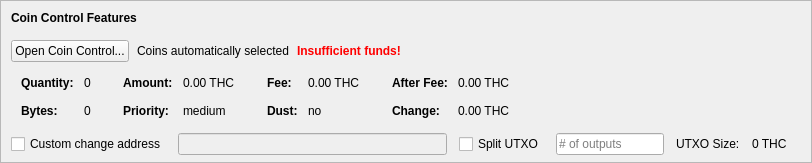
    <widget class="QFrame" name="frameCoinControl">
     <property name="sizePolicy">
      <sizepolicy hsizetype="Expanding" vsizetype="Expanding">
       <horstretch>0</horstretch>
       <verstretch>0</verstretch>
      </sizepolicy>
     </property>
     <property name="maximumSize">
      <size>
       <width>16777215</width>
       <height>16777215</height>
      </size>
     </property>
     <property name="frameShape">
      <enum>QFrame::StyledPanel</enum>
     </property>
     <property name="frameShadow">
      <enum>QFrame::Sunken</enum>
     </property>
     <layout class="QVBoxLayout" name="verticalLayoutCoinControl2">
      <property name="spacing">
       <number>0</number>
      </property>
      <property name="leftMargin">
       <number>0</number>
      </property>
      <property name="topMargin">
       <number>0</number>
      </property>
      <property name="rightMargin">
       <number>0</number>
      </property>
      <property name="bottomMargin">
       <number>6</number>
      </property>
      <item>
       <layout class="QVBoxLayout" name="verticalLayoutCoinControl" stretch="0,0,0,0,1">
        <property name="spacing">
         <number>0</number>
        </property>
        <property name="leftMargin">
         <number>10</number>
        </property>
        <property name="topMargin">
         <number>10</number>
        </property>
        <item>
         <layout class="QHBoxLayout" name="horizontalLayoutCoinControl1">
          <property name="bottomMargin">
           <number>15</number>
          </property>
          <item>
           <widget class="QLabel" name="labelCoinControlFeatures">
            <property name="sizePolicy">
             <sizepolicy hsizetype="Preferred" vsizetype="Maximum">
              <horstretch>0</horstretch>
              <verstretch>0</verstretch>
             </sizepolicy>
            </property>
            <property name="font">
             <font>
              <weight>75</weight>
              <bold>true</bold>
             </font>
            </property>
            <property name="styleSheet">
             <string notr="true">font-weight:bold;</string>
            </property>
            <property name="text">
             <string>Coin Control Features</string>
            </property>
           </widget>
          </item>
         </layout>
        </item>
        <item>
         <layout class="QHBoxLayout" name="horizontalLayoutCoinControl2" stretch="0,0,0,0">
          <property name="spacing">
           <number>8</number>
          </property>
          <property name="bottomMargin">
           <number>10</number>
          </property>
          <item>
           <widget class="QPushButton" name="pushButtonCoinControl">
            <property name="styleSheet">
             <string notr="true"/>
            </property>
            <property name="text">
             <string>Open Coin Control...</string>
            </property>
            <property name="autoDefault">
             <bool>false</bool>
            </property>
           </widget>
          </item>
          <item>
           <widget class="QLabel" name="labelCoinControlAutomaticallySelected">
            <property name="text">
             <string>Coins automatically selected</string>
            </property>
            <property name="margin">
             <number>5</number>
            </property>
           </widget>
          </item>
          <item>
           <widget class="QLabel" name="labelCoinControlInsuffFunds">
            <property name="font">
             <font>
              <weight>75</weight>
              <bold>true</bold>
             </font>
            </property>
            <property name="styleSheet">
             <string notr="true">color:red;font-weight:bold;</string>
            </property>
            <property name="text">
             <string>Insufficient funds!</string>
            </property>
            <property name="margin">
             <number>5</number>
            </property>
           </widget>
          </item>
          <item>
           <spacer name="horizontalSpacerCoinControl">
            <property name="orientation">
             <enum>Qt::Horizontal</enum>
            </property>
            <property name="sizeHint" stdset="0">
             <size>
              <width>40</width>
              <height>1</height>
             </size>
            </property>
           </spacer>
          </item>
         </layout>
        </item>
        <item>
         <widget class="QWidget" name="widgetCoinControl" native="true">
          <property name="sizePolicy">
           <sizepolicy hsizetype="Preferred" vsizetype="Preferred">
            <horstretch>0</horstretch>
            <verstretch>0</verstretch>
           </sizepolicy>
          </property>
          <property name="minimumSize">
           <size>
            <width>0</width>
            <height>0</height>
           </size>
          </property>
          <property name="styleSheet">
           <string notr="true"/>
          </property>
          <layout class="QHBoxLayout" name="horizontalLayoutCoinControl5">
           <property name="leftMargin">
            <number>0</number>
           </property>
           <property name="topMargin">
            <number>0</number>
           </property>
           <property name="rightMargin">
            <number>0</number>
           </property>
           <property name="bottomMargin">
            <number>0</number>
           </property>
           <item>
            <layout class="QHBoxLayout" name="horizontalLayoutCoinControl3" stretch="0,0,0,1">
             <property name="spacing">
              <number>20</number>
             </property>
             <property name="topMargin">
              <number>0</number>
             </property>
             <property name="bottomMargin">
              <number>10</number>
             </property>
             <item>
              <layout class="QFormLayout" name="formLayoutCoinControl1">
               <property name="horizontalSpacing">
                <number>10</number>
               </property>
               <property name="verticalSpacing">
                <number>14</number>
               </property>
               <property name="leftMargin">
                <number>10</number>
               </property>
               <property name="topMargin">
                <number>4</number>
               </property>
               <property name="rightMargin">
                <number>6</number>
               </property>
               <item row="0" column="0">
                <widget class="QLabel" name="labelCoinControlQuantityText">
                 <property name="font">
                  <font>
                   <weight>75</weight>
                   <bold>true</bold>
                  </font>
                 </property>
                 <property name="text">
                  <string>Quantity:</string>
                 </property>
                 <property name="margin">
                  <number>0</number>
                 </property>
                </widget>
               </item>
               <item row="0" column="1">
                <widget class="QLabel" name="labelCoinControlQuantity">
                 <property name="cursor">
                  <cursorShape>IBeamCursor</cursorShape>
                 </property>
                 <property name="contextMenuPolicy">
                  <enum>Qt::ActionsContextMenu</enum>
                 </property>
                 <property name="text">
                  <string notr="true">0</string>
                 </property>
                 <property name="margin">
                  <number>0</number>
                 </property>
                 <property name="textInteractionFlags">
                  <set>Qt::LinksAccessibleByMouse|Qt::TextSelectableByKeyboard|Qt::TextSelectableByMouse</set>
                 </property>
                </widget>
               </item>
               <item row="1" column="0">
                <widget class="QLabel" name="labelCoinControlBytesText">
                 <property name="font">
                  <font>
                   <weight>75</weight>
                   <bold>true</bold>
                  </font>
                 </property>
                 <property name="text">
                  <string>Bytes:</string>
                 </property>
                </widget>
               </item>
               <item row="1" column="1">
                <widget class="QLabel" name="labelCoinControlBytes">
                 <property name="cursor">
                  <cursorShape>IBeamCursor</cursorShape>
                 </property>
                 <property name="contextMenuPolicy">
                  <enum>Qt::ActionsContextMenu</enum>
                 </property>
                 <property name="text">
                  <string notr="true">0</string>
                 </property>
                 <property name="textInteractionFlags">
                  <set>Qt::LinksAccessibleByMouse|Qt::TextSelectableByKeyboard|Qt::TextSelectableByMouse</set>
                 </property>
                </widget>
               </item>
              </layout>
             </item>
             <item>
              <layout class="QFormLayout" name="formLayoutCoinControl2">
               <property name="horizontalSpacing">
                <number>10</number>
               </property>
               <property name="verticalSpacing">
                <number>14</number>
               </property>
               <property name="leftMargin">
                <number>6</number>
               </property>
               <property name="topMargin">
                <number>4</number>
               </property>
               <property name="rightMargin">
                <number>6</number>
               </property>
               <item row="0" column="0">
                <widget class="QLabel" name="labelCoinControlAmountText">
                 <property name="font">
                  <font>
                   <weight>75</weight>
                   <bold>true</bold>
                  </font>
                 </property>
                 <property name="text">
                  <string>Amount:</string>
                 </property>
                 <property name="margin">
                  <number>0</number>
                 </property>
                </widget>
               </item>
               <item row="0" column="1">
                <widget class="QLabel" name="labelCoinControlAmount">
                 <property name="cursor">
                  <cursorShape>IBeamCursor</cursorShape>
                 </property>
                 <property name="contextMenuPolicy">
                  <enum>Qt::ActionsContextMenu</enum>
                 </property>
                 <property name="text">
                  <string notr="true">0.00 THC</string>
                 </property>
                 <property name="textInteractionFlags">
                  <set>Qt::LinksAccessibleByMouse|Qt::TextSelectableByKeyboard|Qt::TextSelectableByMouse</set>
                 </property>
                </widget>
               </item>
               <item row="1" column="0">
                <widget class="QLabel" name="labelCoinControlPriorityText">
                 <property name="font">
                  <font>
                   <weight>75</weight>
                   <bold>true</bold>
                  </font>
                 </property>
                 <property name="text">
                  <string>Priority:</string>
                 </property>
                </widget>
               </item>
               <item row="1" column="1">
                <widget class="QLabel" name="labelCoinControlPriority">
                 <property name="cursor">
                  <cursorShape>IBeamCursor</cursorShape>
                 </property>
                 <property name="contextMenuPolicy">
                  <enum>Qt::ActionsContextMenu</enum>
                 </property>
                 <property name="text">
                  <string>medium</string>
                 </property>
                 <property name="textInteractionFlags">
                  <set>Qt::LinksAccessibleByMouse|Qt::TextSelectableByKeyboard|Qt::TextSelectableByMouse</set>
                 </property>
                </widget>
               </item>
              </layout>
             </item>
             <item>
              <layout class="QFormLayout" name="formLayoutCoinControl3">
               <property name="horizontalSpacing">
                <number>10</number>
               </property>
               <property name="verticalSpacing">
                <number>14</number>
               </property>
               <property name="leftMargin">
                <number>6</number>
               </property>
               <property name="topMargin">
                <number>4</number>
               </property>
               <property name="rightMargin">
                <number>6</number>
               </property>
               <item row="0" column="0">
                <widget class="QLabel" name="labelCoinControlFeeText">
                 <property name="font">
                  <font>
                   <weight>75</weight>
                   <bold>true</bold>
                  </font>
                 </property>
                 <property name="text">
                  <string>Fee:</string>
                 </property>
                 <property name="margin">
                  <number>0</number>
                 </property>
                </widget>
               </item>
               <item row="0" column="1">
                <widget class="QLabel" name="labelCoinControlFee">
                 <property name="cursor">
                  <cursorShape>IBeamCursor</cursorShape>
                 </property>
                 <property name="contextMenuPolicy">
                  <enum>Qt::ActionsContextMenu</enum>
                 </property>
                 <property name="text">
                  <string notr="true">0.00 THC</string>
                 </property>
                 <property name="textInteractionFlags">
                  <set>Qt::LinksAccessibleByMouse|Qt::TextSelectableByKeyboard|Qt::TextSelectableByMouse</set>
                 </property>
                </widget>
               </item>
               <item row="1" column="0">
                <widget class="QLabel" name="labelCoinControlLowOutputText">
                 <property name="font">
                  <font>
                   <weight>75</weight>
                   <bold>true</bold>
                  </font>
                 </property>
                 <property name="text">
                  <string>Dust:</string>
                 </property>
                </widget>
               </item>
               <item row="1" column="1">
                <widget class="QLabel" name="labelCoinControlLowOutput">
                 <property name="cursor">
                  <cursorShape>IBeamCursor</cursorShape>
                 </property>
                 <property name="contextMenuPolicy">
                  <enum>Qt::ActionsContextMenu</enum>
                 </property>
                 <property name="text">
                  <string>no</string>
                 </property>
                 <property name="textInteractionFlags">
                  <set>Qt::LinksAccessibleByMouse|Qt::TextSelectableByKeyboard|Qt::TextSelectableByMouse</set>
                 </property>
                </widget>
               </item>
              </layout>
             </item>
             <item>
              <layout class="QFormLayout" name="formLayoutCoinControl4">
               <property name="horizontalSpacing">
                <number>10</number>
               </property>
               <property name="verticalSpacing">
                <number>14</number>
               </property>
               <property name="leftMargin">
                <number>6</number>
               </property>
               <property name="topMargin">
                <number>4</number>
               </property>
               <property name="rightMargin">
                <number>6</number>
               </property>
               <item row="0" column="0">
                <widget class="QLabel" name="labelCoinControlAfterFeeText">
                 <property name="font">
                  <font>
                   <weight>75</weight>
                   <bold>true</bold>
                  </font>
                 </property>
                 <property name="text">
                  <string>After Fee:</string>
                 </property>
                 <property name="margin">
                  <number>0</number>
                 </property>
                </widget>
               </item>
               <item row="0" column="1">
                <widget class="QLabel" name="labelCoinControlAfterFee">
                 <property name="cursor">
                  <cursorShape>IBeamCursor</cursorShape>
                 </property>
                 <property name="contextMenuPolicy">
                  <enum>Qt::ActionsContextMenu</enum>
                 </property>
                 <property name="text">
                  <string notr="true">0.00 THC</string>
                 </property>
                 <property name="textInteractionFlags">
                  <set>Qt::LinksAccessibleByMouse|Qt::TextSelectableByKeyboard|Qt::TextSelectableByMouse</set>
                 </property>
                </widget>
               </item>
               <item row="1" column="0">
                <widget class="QLabel" name="labelCoinControlChangeText">
                 <property name="font">
                  <font>
                   <weight>75</weight>
                   <bold>true</bold>
                  </font>
                 </property>
                 <property name="text">
                  <string>Change:</string>
                 </property>
                </widget>
               </item>
               <item row="1" column="1">
                <widget class="QLabel" name="labelCoinControlChange">
                 <property name="cursor">
                  <cursorShape>IBeamCursor</cursorShape>
                 </property>
                 <property name="contextMenuPolicy">
                  <enum>Qt::ActionsContextMenu</enum>
                 </property>
                 <property name="text">
                  <string notr="true">0.00 THC</string>
                 </property>
                 <property name="textInteractionFlags">
                  <set>Qt::LinksAccessibleByMouse|Qt::TextSelectableByKeyboard|Qt::TextSelectableByMouse</set>
                 </property>
                </widget>
               </item>
              </layout>
             </item>
            </layout>
           </item>
          </layout>
         </widget>
        </item>
        <item>
         <layout class="QHBoxLayout" name="horizontalLayoutCoinControl4" stretch="0,0,0,0,0,0,0">
          <property name="spacing">
           <number>12</number>
          </property>
          <property name="sizeConstraint">
           <enum>QLayout::SetDefaultConstraint</enum>
          </property>
          <property name="topMargin">
           <number>5</number>
          </property>
          <property name="rightMargin">
           <number>5</number>
          </property>
          <item>
           <widget class="QCheckBox" name="checkBoxCoinControlChange">
            <property name="toolTip">
             <string>If this is activated, but the change address is empty or invalid, change will be sent to a newly generated address.</string>
            </property>
            <property name="text">
             <string>Custom change address</string>
            </property>
           </widget>
          </item>
          <item>
           <widget class="QValidatedLineEdit" name="lineEditCoinControlChange">
            <property name="enabled">
             <bool>false</bool>
            </property>
            <property name="sizePolicy">
             <sizepolicy hsizetype="Expanding" vsizetype="Fixed">
              <horstretch>0</horstretch>
              <verstretch>0</verstretch>
             </sizepolicy>
            </property>
           </widget>
          </item>
          <item>
           <widget class="QCheckBox" name="splitBlockCheckBox">
            <property name="text">
             <string>Split UTXO</string>
            </property>
           </widget>
          </item>
          <item>
           <widget class="QLineEdit" name="splitBlockLineEdit">
            <property name="sizePolicy">
             <sizepolicy hsizetype="Fixed" vsizetype="Fixed">
              <horstretch>50</horstretch>
              <verstretch>0</verstretch>
             </sizepolicy>
            </property>
            <property name="placeholderText">
             <string># of outputs</string>
            </property>
           </widget>
          </item>
          <item>
           <widget class="QLabel" name="labelBlockSizeText">
            <property name="text">
             <string>UTXO Size:</string>
            </property>
           </widget>
          </item>
          <item>
           <widget class="QLabel" name="labelBlockSize">
            <property name="text">
             <string>0 THC</string>
            </property>
           </widget>
          </item>
          <item>
           <widget class="QLabel" name="labelCoinControlChangeLabel">
            <property name="sizePolicy">
             <sizepolicy hsizetype="Preferred" vsizetype="Expanding">
              <horstretch>0</horstretch>
              <verstretch>0</verstretch>
             </sizepolicy>
            </property>
            <property name="minimumSize">
             <size>
              <width>0</width>
              <height>0</height>
             </size>
            </property>
            <property name="text">
             <string/>
            </property>
            <property name="margin">
             <number>3</number>
            </property>
           </widget>
          </item>
         </layout>
        </item>
        <item>
         <spacer name="verticalSpacerCoinControl">
          <property name="orientation">
           <enum>Qt::Vertical</enum>
          </property>
          <property name="sizeHint" stdset="0">
           <size>
            <width>800</width>
            <height>1</height>
           </size>
          </property>
         </spacer>
        </item>
       </layout>
      </item>
     </layout>
    </widget>
